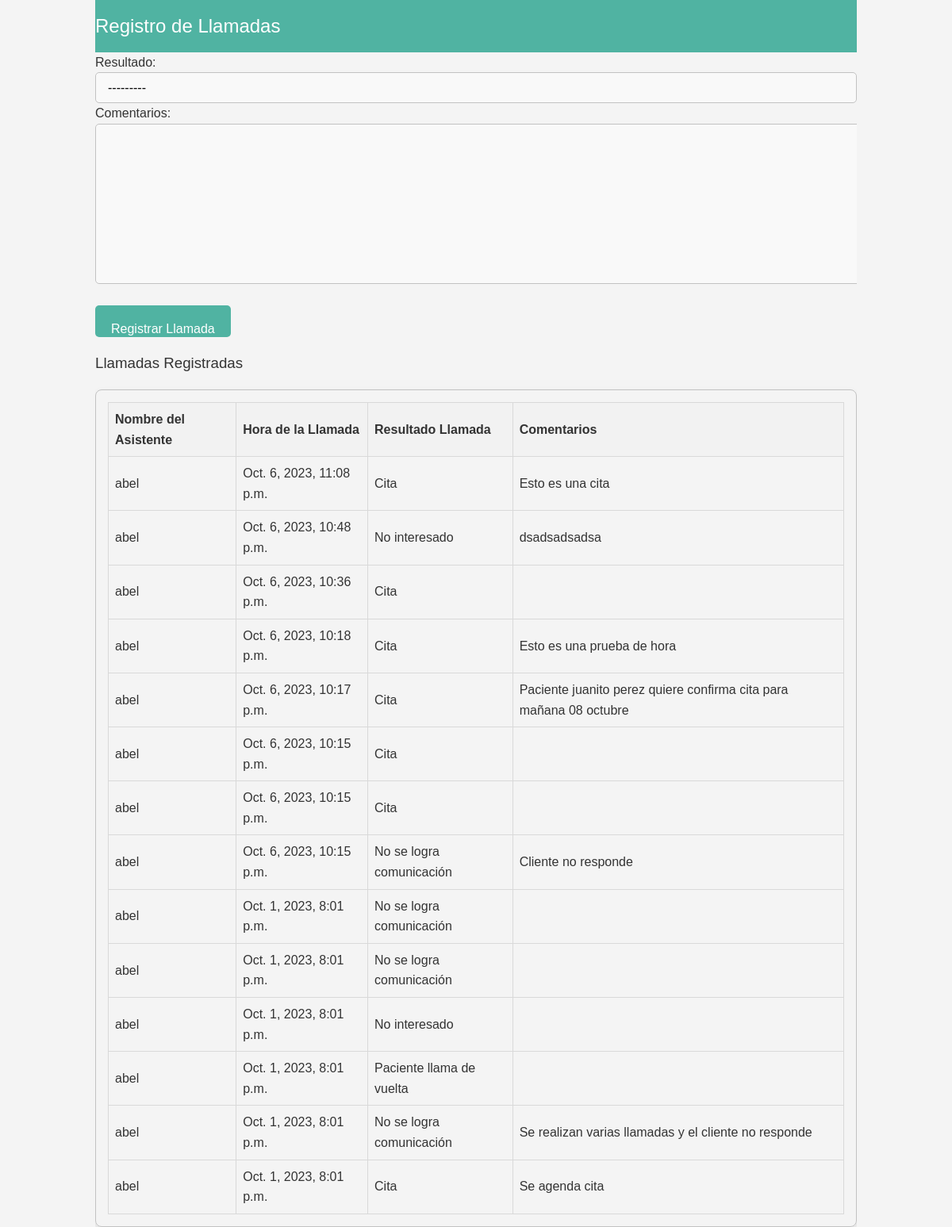
Page /registro_llamadas/ (signed in) on the earlier database version.
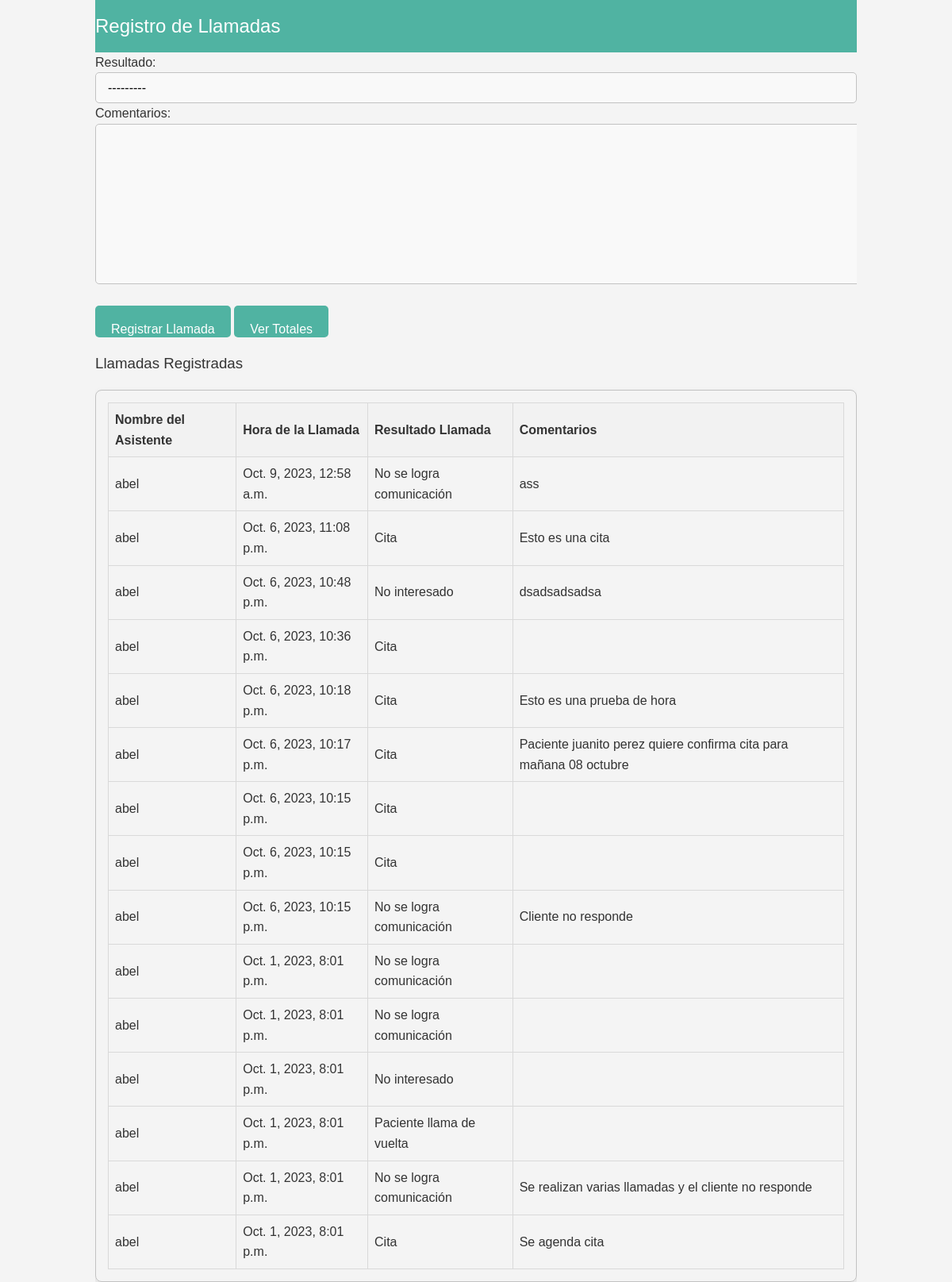
Same page on the later database version.
### llamadas/models.py (models this page shows)
class Llamada(models.Model):
    OPCIONES_RESULTADO = [
        ('cita', 'Cita'),
        ('nocom', 'No se logra comunicación'),
        ('noint', 'No interesado'),
        ('dev', 'Paciente llama de vuelta'),
    ]
    asistente = models.ForeignKey(User, on_delete=models.CASCADE)
    hora = models.DateTimeField(auto_now_add=True)
    resultado = models.CharField(max_length=5, choices=OPCIONES_RESULTADO)
    comentarios = models.TextField(blank=True)
    RESULTADO_NOMBRES = dict(OPCIONES_RESULTADO)

### llamadas/views.py (the view)
# urls.py: path('registro_llamadas/', views.registro_llamadas_view, name='registro_llamadas'),
@login_required
def registro_llamadas_view(request):
    if request.method == 'POST':
        form = LlamadaForm(request.POST)
        if form.is_valid():
            llamada = form.save(commit=False)
            llamada.asistente = request.user
            llamada.save()
            return redirect('registro_llamadas')
    else:
        form = LlamadaForm()
    llamadas = Llamada.objects.filter(asistente=request.user).order_by('-hora')
    es_supervisor = is_supervisor(request.user)
    context = {
        'form': form,
        'llamadas': llamadas,
        'es_supervisor': es_supervisor   # añade la variable es_supervisor al contexto
    }
    return render(request, 'llamadas/registro_llamadas.html', context)

### llamadas/forms.py
class LlamadaForm(forms.ModelForm):
    class Meta:
        model = Llamada
        fields = ['resultado', 'comentarios']

### llamadas/views.py (called while the page is built)
def is_supervisor(user):
    return user.groups.filter(name='SUPERVISOR').exists()

### llamadas/templates/llamadas/registro_llamadas.html (shortened to what this page needs)
{% load static %}
<!DOCTYPE html>
<html lang="en">
<head>
    <link rel="stylesheet" type="text/css" href="{% static 'style_registro_llamadas.css' %}">
</head>
<body>
    <div class="container">
        <header>
            <h2>Registro de Llamadas</h2>
        </header>
        <form method="post">
            {{ form.as_p }}
            <button type="submit" class="button">Registrar Llamada</button>
            {% if es_supervisor %}
            <a href="{% url 'totales_llamadas' %}" class="button">Ver Totales</a>
            {% endif %}
        </form>
        <div class="fade-in">
            <h3>Llamadas Registradas</h3>
            <div class="table-container">
                <table>
                    <tr>
                        <th>Nombre del Asistente</th>
                        <th>Hora de la Llamada</th>
                        <th>Resultado Llamada</th>
                        <th>Comentarios</th>
                    </tr>
                    {% for llamada in llamadas %}
                        <tr>
                            <td>{{ llamada.asistente }}</td>
                            <td>{{ llamada.hora }}</td>
                            <td>{{ llamada.get_resultado_display }}</td>
                            <td>{{ llamada.comentarios }}</td>
                        </tr>
                    {% endfor %}
                </table>
            </div>
        </div>
    </div>
</body>
</html>

Differences in the rows shown:
added Llamada: asistente "abel", hora "Oct. 9, 2023, 12:58 a.m.", resultado "No se logra comunicación", comentarios "ass"
Other differences:
text now shown: "Ver Totales"
